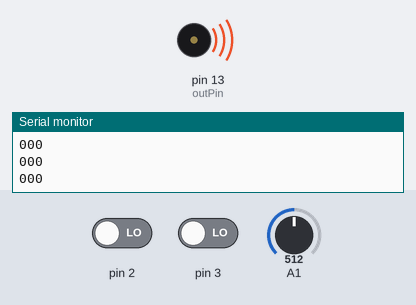
Simulated run of this sketch. Board: Arduino Uno, built with avr-gcc and run on an emulated ATmega328P. Shown: buzzer (waves = sounding), the last lines printed to the serial monitor. The test bench sets the inputs (shaded band); at power-on: pin 2 LOW, pin 3 LOW, A1 = 512.

Above: at 1.2 s.
1.3 s: pin 2 driven HIGH
At 1.9 s:
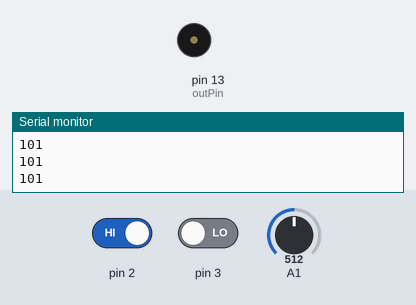
2.8 s: pin 2 driven LOW
At 5.2 s:
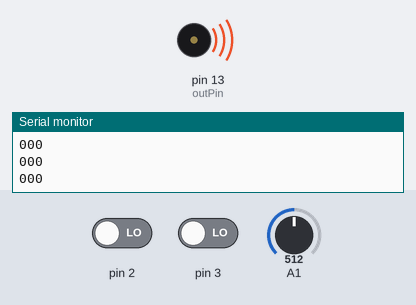
Timing chart, 0 to 6.7 s (numbered marks = the images above; inputs shaded):
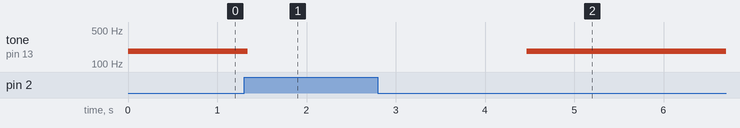

Measured:
- after the input at 1.3 s, tone on pin 13 (outPin): 182 Hz → silent at once
- after the input at 2.8 s, tone on pin 13 (outPin): silent → 182 Hz after 1.7 s

The sketch:

Theremin.ino
```cpp
#include <Stopwatch.h>
#include <Debouncer.h>

#define NORMAL 0
#define PLAYING 1
#define RECORDING 2

#define SAMPLES 300

int outPin  = 13;

void setup() {
  pinMode(outPin, OUTPUT);
  Serial.begin(9600);
}

Debouncer playButton(2, 20);
Debouncer recButton(3, 20);
Stopwatch sw;

unsigned long data[SAMPLES];

int currentSample = 0;
int state = NORMAL;
int play = 0;
int record = 0;

unsigned long frequency = 5000;

void loop() {
  play   = playButton.debouncedRead() == HIGH;
  record = recButton.debouncedRead() == HIGH;
  Serial.print(play);
  Serial.print(record);
  Serial.println(state);
  int read = analogRead(A1);
//  Serial.prin5885tln(read);
  frequency = map(read, 500, 950, 50, 5000
  );
  switch (state) {
    case NORMAL :
      if (play) {
        state = PLAYING;
        currentSample = 0;
      } else if (record) {
        state = RECORDING;
        currentSample = 0;
      } else {
        tone(outPin, frequency);
      }
      break;
     case PLAYING :
      tone(outPin, data[currentSample]);
      currentSample ++;
      if (currentSample >= SAMPLES) {
        state = NORMAL;
      }
      break;
     case RECORDING :
      tone(outPin, frequency);
      data[currentSample] = frequency;
      currentSample++;
      if (currentSample >= SAMPLES) {
        state = NORMAL;
      }
      break;
  }
  delay(10);
}
```
